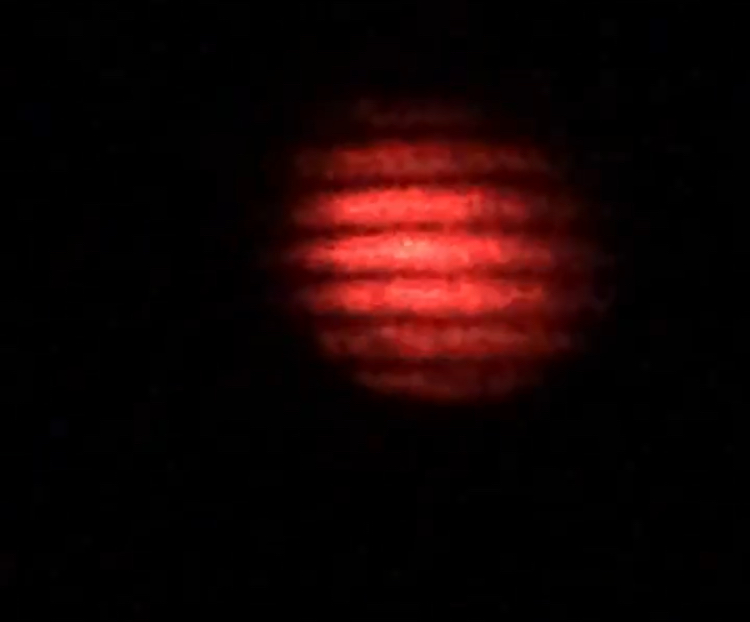
#> input picture test_image.jpg, 750 x 622 px
$ python fringe_counter.py   (older library calls are emulated)
#> lines starting #> are read from the running program, lines starting #| are printed output that depends on the picture
import matplotlib.pyplot as plt
import matplotlib.gridspec as gridspec
import numpy as np
import cv2
from scipy.signal import find_peaks
from scipy.ndimage import gaussian_filter1d

fig = plt.figure(tight_layout=True)
gs = gridspec.GridSpec(2, 2)
ax1 = fig.add_subplot(gs[0, 0])
ax2 = fig.add_subplot(gs[0, 1])
ax3 = fig.add_subplot(gs[1, :])
ax1.set_xticks([])
ax1.set_yticks([])
ax2.set_yticks([])
ax2.set_xticks([])

img = cv2.imread('test_image.jpg', 0) # read in the image as grayscale
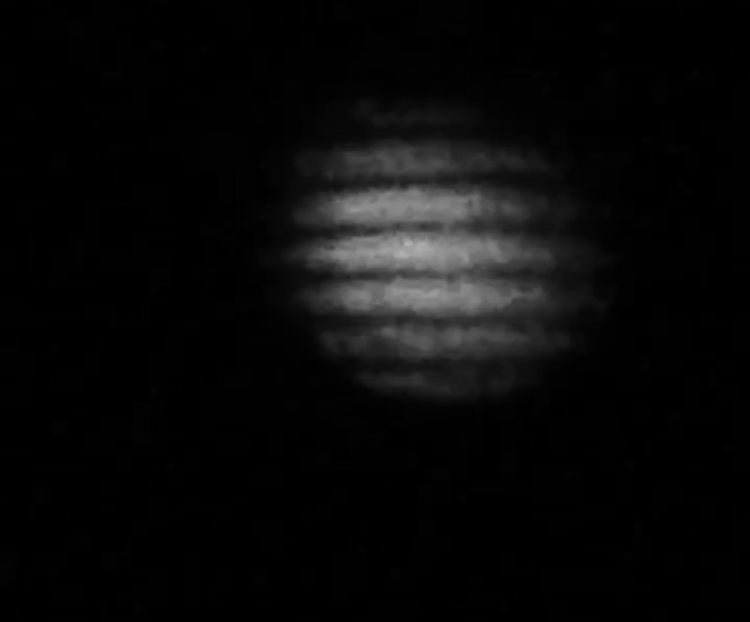
#> img: shape (622, 750); min 0, max 178, mean 9.1

ax1.imshow(img, cmap='gray')
ax1.set_title("Original image (grayscale)")

img[img < 10] = 0 # apply some arbitrary thresholding (there's
# a bunch of noise in the image

yp, xp = np.where(img != 0)

xmax = max(xp)
#> xmax = 612
xmin = min(xp)
#> xmin = 264

target_slice = (xmax - xmin) / 2 + xmin # get the middle of the fringe blob
#> target_slice = 438

sobely = cv2.Sobel(img,cv2.CV_64F,0,1,ksize=5) # get the vertical derivative
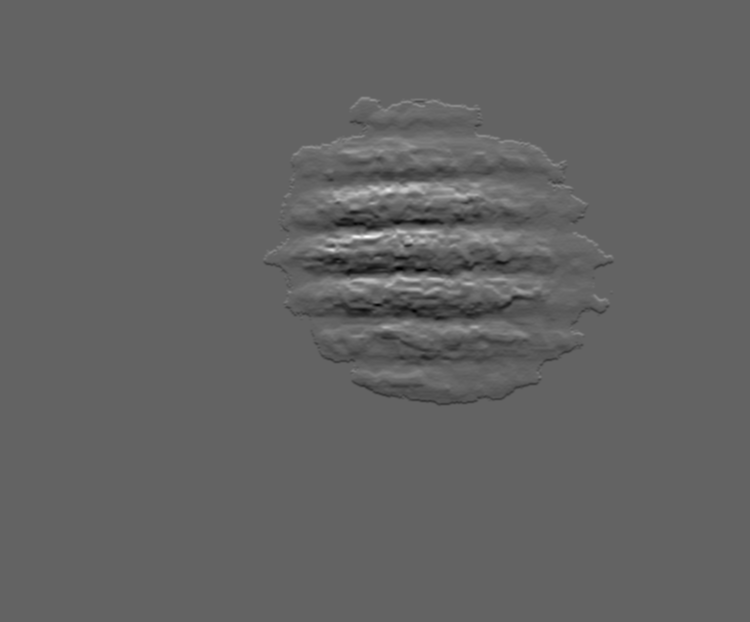
#> sobely: shape (622, 750) float64; min -1466, max 2299, mean 0; drawn with min black and max white

sobely = cv2.blur(sobely,(7,7)) # make the peaks a little smoother

ax2.imshow(sobely, cmap='gray') #show the derivative (troughs are very visible)
ax2.plot([target_slice, target_slice], [img.shape[0], 0], 'r-')

slc = sobely[:, int(target_slice)]
#> slc = 622 values, max 698.3 at index 187, min -710.2 at index 316, mean 2.92e-15
slc[slc < 0] = 0
ax2.set_title("Vertical Derivative")

slc = gaussian_filter1d(slc, sigma=10) # filter the peaks the remove noise,
#> slc = 622 values, max 400.2 at index 191, min 0 at index 0, mean 70.18
# again an arbitrary threshold

ax3.plot(slc)
peaks = find_peaks(slc)[0] # [0] returns only locations
#> peaks = [105, 148, 191, 236, 283, 329, 377]
ax3.set_xlabel("Pixels")
ax3.plot(peaks, slc[peaks], 'ro')
ax3.set_title('number of fringes: ' + str(len(peaks)))
plt.savefig("fringes_counted.png", dpi=800)
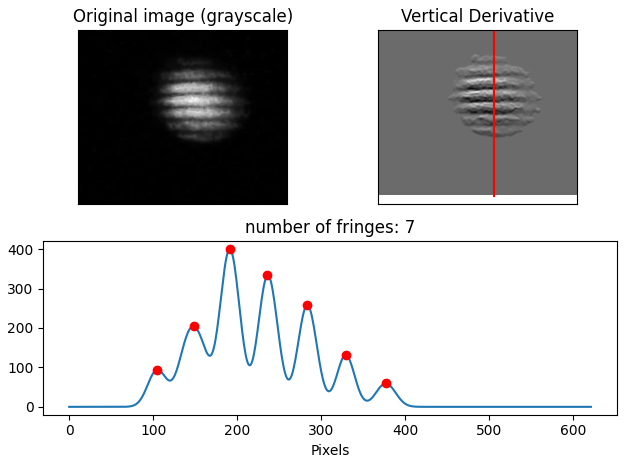
#> figure drawn by matplotlib, 3 panels; panel 3: curve peaks at x = 191, y = 400.2
#> figure, not shown here; panel 3: curve peaks at x = 191, y = 400.2
